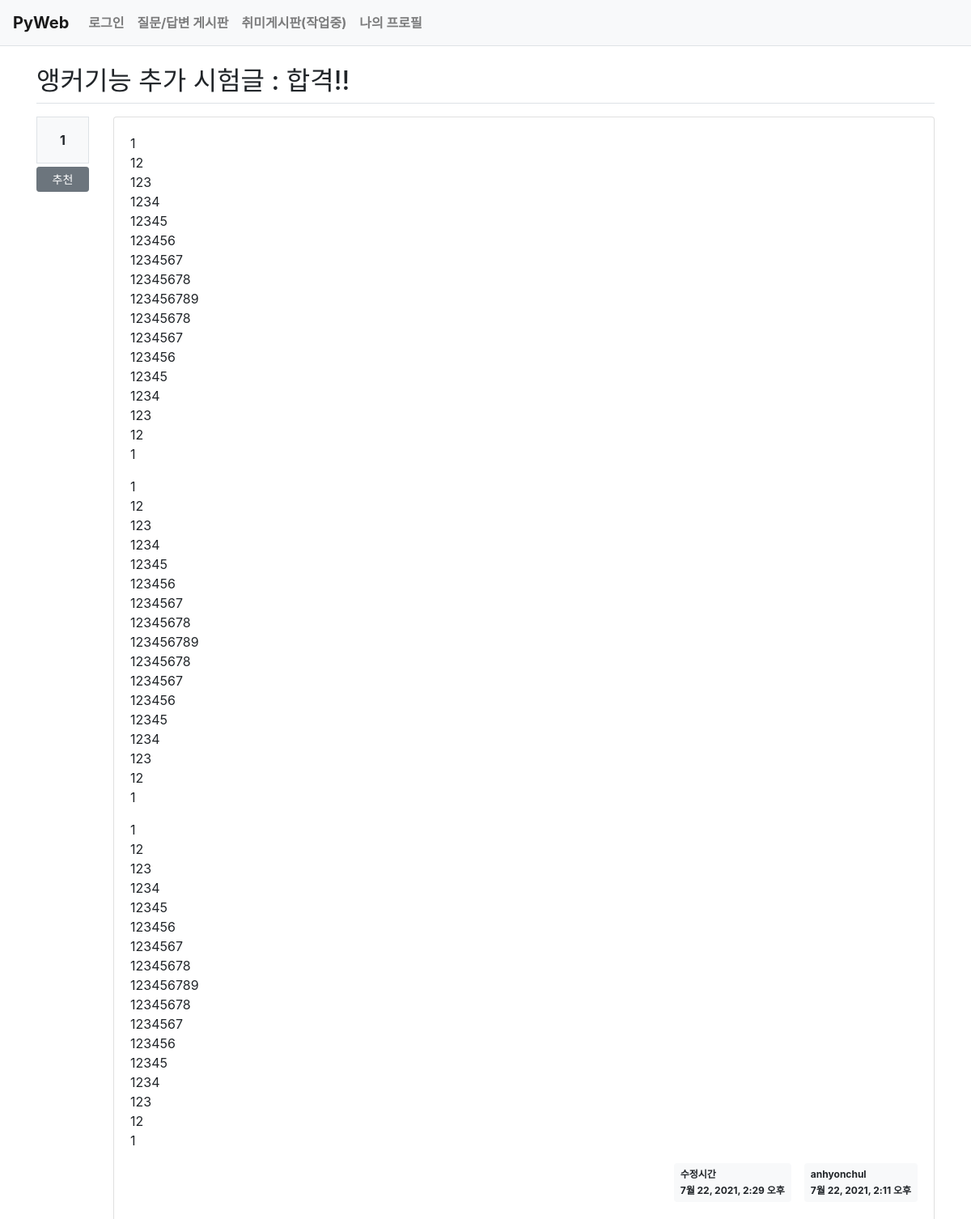
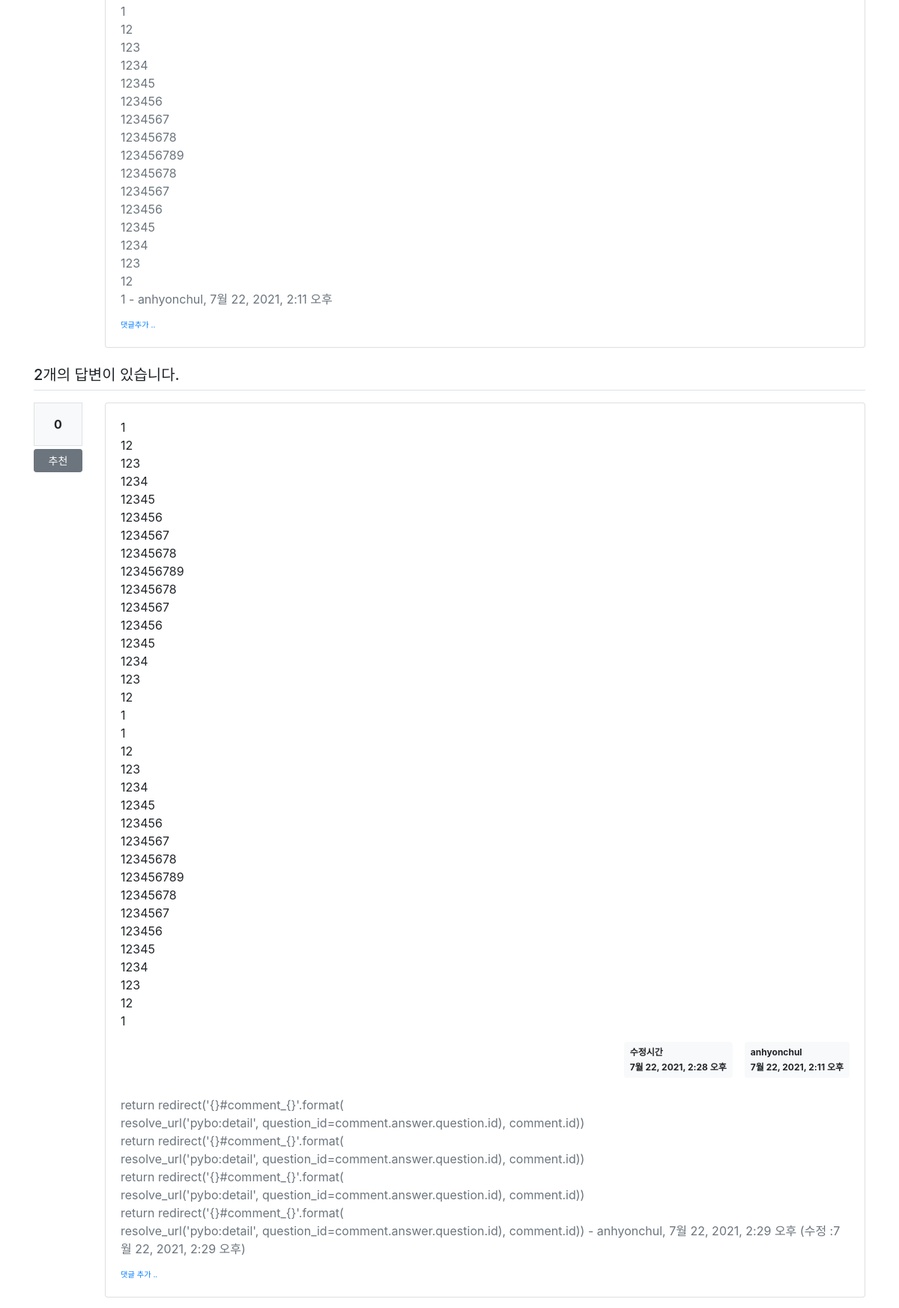
/pybo/72/ (upper part), run on the app's committed database (2 pictures, top to bottom).
### pybo/models.py (models this page shows, shortened)
class Question(models.Model):
    author = models.ForeignKey(User, on_delete=models.CASCADE, related_name='author_question')
    subject = models.CharField(max_length=200) #제목 200자. 한글로 하면 100자
    content = models.TextField()               # 내용
    create_date = models.DateTimeField()       # 날자 시간
    modify_date = models.DateTimeField(null=True, blank=True) # 수정한시간
    voter = models.ManyToManyField(User, related_name='voter_question')

class Comment(models.Model):
    author = models.ForeignKey(User, on_delete=models.CASCADE)
    content = models.TextField()
    create_date = models.DateTimeField()
    modify_date = models.DateTimeField(null=True, blank=True)
    question = models.ForeignKey(Question, null=True, blank=True, on_delete=models.CASCADE)
    answer = models.ForeignKey(Answer, null=True, blank=True, on_delete=models.CASCADE)

class Answer(models.Model):
    author = models.ForeignKey(User, on_delete=models.CASCADE, related_name='author_answer')
    question = models.ForeignKey(Question, on_delete=models.CASCADE)
    content = models.TextField()
    create_date = models.DateTimeField()
    modify_date = models.DateTimeField(null=True, blank=True)
    voter = models.ManyToManyField(User, related_name='voter_answer')

### pybo/views/base_views.py (the view)
# urls.py: path('<int:question_id>/', base_views.detail, name='detail'),
def detail(request, question_id):
    question = get_object_or_404(Question, pk=question_id)
    context = {'question': question}
    return render(request, 'pybo/question_detail.html', context)

### pybo2/templatetags/pybo_filter.py (called while the page is built)
@register.filter
def mark(value):
    extensions = ["nl2br", "fenced_code"]
    return mark_safe(markdown.markdown(value, extensions=extensions))

### templates/pybo/question_detail.html (shortened to what this page needs)
{% extends 'base.html' %}
{% load pybo_filter %}
{% block content %}
<div class="container my-3">
  <h2 class="border-bottom py-2">{{ question.subject }}</h2>
  <div class="row my-3">
    <div class="col-1">
      <div class="bg-light text-center p-3 border font-weight-bolder mb-1">
        {{ question.voter.count }}
      </div>
      <a href="#" data-uri="{% url 'pybo:vote_question' question.id %}"
         class="recommend btn btn-sm btn-secondary btn-block my-1">추천</a>
    </div>
    <div class="col-11">
      <div class="card">
        <div class="card-body">
          <div class="card-text">{{ question.content|mark }}</div>
          <div class="d-flex justify-content-end">
            {% if question.modify_date %}
            <div class="badge badge-light p-2 text-left mx-3">
              <div class="mb-2">수정시간</div>
              <div>{{ question.modify_date }}</div>
            </div>
            {% endif %}
            <div class="badge badge-light p-2 text-left">
              <div class="mb-2">{{ question.author.username }}</div>
              <div>{{ question.create_date }}</div>
            </div>
          </div>
          {% if question.comment_set.count > 0 %}
          <div class="mt-3">
          {% for comment in question.comment_set.all %}
            <div class="comment py-2 text-muted">
              <span style="white-space:pre-line;">{{ comment.content }}</span>
              <span>
                - {{ comment.author }}, {{ comment.create_date }}
              </span>
            </div>
          {% endfor %}
          </div>
          {% endif %}
          <div>
            <a href="{% url 'pybo:comment_create_question' question.id %}"
               class="small"><small>댓글추가 ..</small></a>
          </div>
        </div>
      </div>
    </div>
  </div>
  <h5 class="border-bottom my-3 py-2">
    {{ question.answer_set.count }}개의 답변이 있습니다.
  </h5>
  {% for answer in question.answer_set.all %}
  <div class="row my-3">
    <div class="col-1">
      <div class="bg-light text-center p-3 border font-weight-bolder mb-1>">
        {{ answer.voter.count }}
      </div>
      <a href="#" data-uri="{% url 'pybo:vote_answer' answer.id %}"
         class="recommend btn btn-sm btn-secondary btn-block my-1">추천</a>
    </div>
    <div class="col-11">
      <div class="card">
        <div class="card-body">
          <div class="card-text">{{ answer.content|mark }}</div>
          <div class="d-flex justify-content-end">
            {% if answer.modify_date %}
            <div class="badge badge-light p-2 text-left mx-3">
              <div class="mb-2">수정시간</div>
              <div>{{ answer.modify_date }}</div>
            </div>
            {% endif %}
            <div class="badge badge-light p-2 text-left">
              <div class="mb-2">{{ answer.author.username }}</div>
              <div>{{ answer.create_date }}</div>
            </div>
          </div>
          {% if answer.comment_set.count > 0 %}
          <div class="mt-3">
          {% for comment in answer.comment_set.all %}
            <div class="comment py-2 text-muted">
              <span style="white-space: pre-line;">{{ comment.content }}</span>
              <span>
                - {{ comment.author }}, {{ comment.create_date }}
                {% if comment.modify_date %}
                (수정 :{{ comment.modify_date }})
                {% endif %}
              </span>
            </div>
          {% endfor %}
          </div>
          {% endif %}
          <div>
            <a href="{% url 'pybo:comment_create_answer' answer.id %}"
               class="small"><small>댓글 추가 ..</small></a>
          </div>
        </div>
      </div>
    </div>
  </div>
  {% endfor %}
</div>
{% endblock %}

### data on the page
Question: subject "앵커기능 추가 시험글 : 합격!!", voter.count "1", content|mark "1 12 123 1234 12345 123456 1234567 12345678 123456789 12345678 1234567 123456 12345 1234 123 12 1 1 12 123 1234 12345 123456 1234567 12345678 123456789 12345678 1234567 123456 12345 1234 123 12 1 1 12 123 1234 12345 123456 1234567 12345678 123456789 12345678 1234567 123456 12345 1234 123 12 1", modify_date "7월 22, 2021, 2:29 오후", author.username "anhyonchul", create_date "7월 22, 2021, 2:11 오후", answer_set.count "2"
Comment: content "1 12 123 1234 12345 123456 1234567 12345678 123456789 12345678 1234567 123456 12345 1234 123 12 1", author "anhyonchul", create_date "7월 22, 2021, 2:11 오후"
Answer: voter.count "0", content|mark "1 12 123 1234 12345 123456 1234567 12345678 123456789 12345678 1234567 123456 12345 1234 123 12 1 1 12 123 1234 12345 123456 1234567 12345678 123456789 12345678 1234567 123456 12345 1234 123 12 1", modify_date "7월 22, 2021, 2:28 오후", author.username "anhyonchul", create_date "7월 22, 2021, 2:11 오후"
Comment: content "return redirect('{}#comment_{}'.format( resolve_url('pybo:detail', question_id=comment.answer.question.id), comment.id)) return redirect('{}#comment_{}'.format( resolve_url('pybo:detail', question_id=comment.answer.question.id), comment.id)) return redirect('{}#comment_{}'.format( resolve_url('pybo:detail', question_id=comment.answer.question.id), comment.id)) return redirect('{}#comment_{}'.format( resolve_url('pybo:detail', question_id=comment.answer.question.id), comment.id))", author "anhyonchul", create_date "7월 22, 2021, 2:29 오후", modify_date "7월 22, 2021, 2:29 오후"
